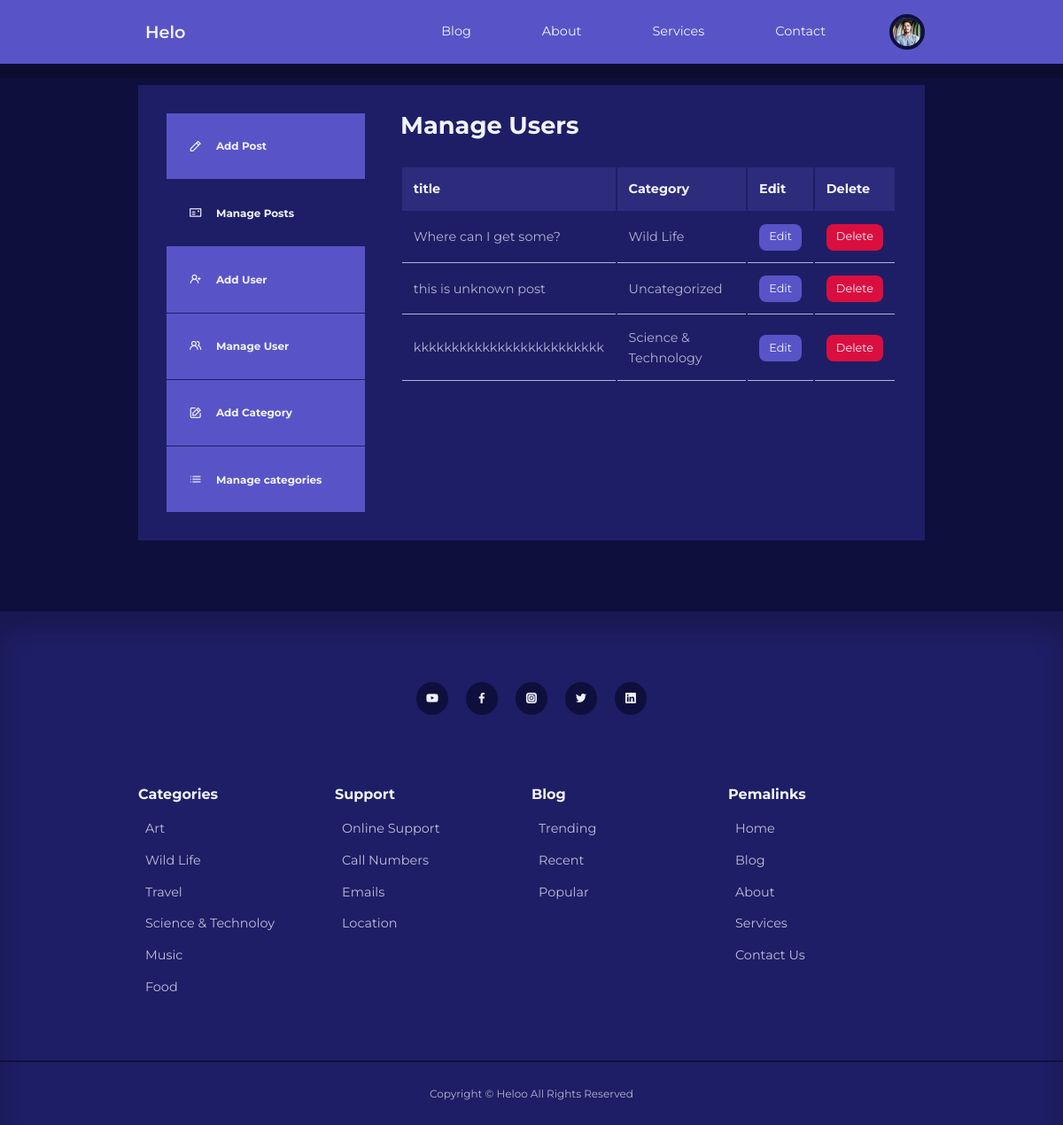
The app's page /admin/ (signed in) with its own data.
### tables this page shows
CREATE TABLE `users` (
  `id` int(10) UNSIGNED NOT NULL,
  `firstname` varchar(30) NOT NULL,
  `lastname` varchar(30) NOT NULL,
  `username` varchar(15) NOT NULL,
  `email` varchar(100) NOT NULL,
  `password` varchar(255) NOT NULL,
  `avatar` varchar(255) NOT NULL,
  `admin` tinyint(1) NOT NULL
);

CREATE TABLE `posts` (
  `id` int(10) UNSIGNED NOT NULL,
  `title` varchar(255) NOT NULL,
  `body` text NOT NULL,
  `thumbnail` varchar(255) NOT NULL,
  `date_time` timestamp NOT NULL DEFAULT current_timestamp(),
  `category_id` int(10) UNSIGNED DEFAULT NULL,
  `author_id` int(10) UNSIGNED NOT NULL,
  `is_featured` tinyint(1) NOT NULL
);

CREATE TABLE `categories` (
  `id` int(10) UNSIGNED NOT NULL,
  `title` varchar(50) NOT NULL,
  `description` text NOT NULL
);

### admin/partials/header.php (called while the page is built, shortened)
<?php
require '../inc/blog-header.php';

### admin/index.php (the view, shortened to what this page needs)
<?php
include 'partials/header.php';
$current_user_id = $_SESSION['user_id'];
$query = "SELECT `id` ,`title`,`category_id` FROM `posts`
           WHERE `author_id`='$current_user_id' ORDER BY `id` DESC;
";
$posts = mysqli_query($conn,$query);
?>
<section class="dashboard">
    <div class="container dashboard__container">
        <aside>
            <ul>
                <li>
                    <a href="<?= ROOT_URL ?>admin/add-post.php">
                        <i class="uil uil-pen"></i>
                        <h5>Add Post</h5>
                    </a>
                </li>
                <li>
                    <a href="index.php" class="active">
                        <i class="uil uil-postcard"></i>
                        <h5>Manage Posts</h5>
                    </a>
                </li>
                <?php if (isset($_SESSION['user_is_admin'])):?>
                <li>
                    <a href="<?= ROOT_URL ?>admin/add-user.php">
                        <i class="uil uil-user-plus"> </i>
                        <h5>Add User</h5>
                    </a>
                </li>
                <li>
                    <a href="<?=ROOT_URL?>admin/manage-users.php" >
                        <i class="uil uil-users-alt"></i>
                        <h5>Manage User</h5>
                    </a>
                </li>
                <li>
                    <a href="<?= ROOT_URL ?>admin/add-category.php">
                        <i class="uil uil-edit"></i>
                        <h5>Add Category</h5>
                    </a>
                </li>
                <li>
                    <a href="<?=ROOT_URL ?>admin/manage-categories.php">
                        <i class="uil uil-list-ul"> </i>
                        <h5>Manage categories</h5>
                    </a>
                </li>
                <?php endif; ?>
            </ul>
        </aside>
        <main>
            <h2>Manage Users</h2>
            <?php if (mysqli_num_rows($posts)>0): ?>
            <table>
                <thead>
                    <tr>
                        <th>title</th>
                        <th>Category</th>
                        <th>Edit</th>
                        <th>Delete</th>
                    </tr>
                </thead>
                <tbody>
                <?php while($post = mysqli_fetch_assoc($posts)): ?>
                     <?php
                     $category_id = $post['category_id'];
                     $category_query = "SELECT `title` FROM `categories` WHERE `id` = '$category_id';";
                     $category_query_result = mysqli_query($conn,$category_query);
                     $category = mysqli_fetch_assoc($category_query_result);
                      ?>
                    <tr>
                        <td><?= $post['title'] ?></ltd>
                        <td><?= $category['title'] ?></td>
                        <td><a href="<?= ROOT_URL ?>admin/edit-post.php?id=<?=$post['id']?>" class="btn sm">Edit</a></td>
                        <td><a href="<?= ROOT_URL ?>admin/deletePost.php?id=<?=$post['id']?>" class="btn danger">Delete</a></td>
                    </tr>
                <?php endwhile; ?>
                </tbody>
            </table>
        <?php else: ?>
            <div class="alert__message error">
                <p>No Posts Found</p>
            </div>
        <?php endif; ?>
        </main>
    </div>
</section>
<?php
include '../inc/footer.php';
?>

### inc/blog-header.php (shortened to what this page needs)
<?php
include 'config/database.php';
if (isset($_SESSION['user_id'])){
    $id = $_SESSION['user_id'];
    $sql = "SELECT `avatar` FROM `users` WHERE `id` = '$id';";
    $result = mysqli_query($conn,$sql);
    $avatar = mysqli_fetch_assoc($result);
}
 ?>
<!DOCTYPE html>
<html lang="en">
<head>
    <link rel="stylesheet" href="<?= ROOT_URL ?>/css/style.css">
    <link rel="stylesheet" href="https://unicons.iconscout.com/release/v4.0.8/css/line.css">
</head>
<body>
    <nav>
        <div class="container nav__container">
            <a href="<?= ROOT_URL ?>" class="nav__logo">Helo</a>
            <ul class="nav__items">
                <li><a href="<?= ROOT_URL ?>blog.php">Blog</a></li>
                <li><a href="<?= ROOT_URL?>about.php">About</a></li>
                <li><a href="<?=ROOT_URL ?>services.php">Services</a></li>
                <li><a href="<?= ROOT_URL ?>contact.php">Contact</a></li>
                <?php if(isset($_SESSION['user_id'])): ?>
                <li class="nav__profile">
                    <div class="avatar">
                    <img src="<?= ROOT_URL . 'images/'.$avatar['avatar']?>" alt="alt">
                    </div>
                </li>
                <?php else: ?>
                    <li><a href="<?= ROOT_URL ?>login.php">Log In</a></li>
                <?php endif;?>
            </ul>
        </div>
    </nav>

### css/style.css (style rules this page uses)
:root { --color-primary-light: hsl(242, 91%, 69%, 18%); --color-primary-variant: #5854c7; --color-red: #da0f3f; --color-red-light: hsl(346, 87%, 46%, 15%); --color-green: #00c476; --color-green-light: hsl(156, 100%, 38%, 15%); --color-gray-900: #1e1e66; --color-gray-700: #2d2b7c; --color-gray-300: rgba(242, 242, 254, 0.3); --color-gray-200: rgba(242, 242, 254, 0.7); --color-white: #f2f2fe; --color-bg: #0f0f3e; --transition: all 300ms ease; --container-width-lg: 74%; --container-width-md: 88%; --form-width: 40%; --card-border-radius-1: 0.3rem; --card-border-radius-2: 0.5rem; --card-border-radius-3: 0.8rem; --card-border-radius-4: 2rem; --card-border-radius-5: 5rem; }
* { margin:0; padding:0; border:0; outline:0; appearance: 0; list-style: none; text-decoration:none; box-sizing: border-box; }
a { text-decoration: none; }
body { font-family: 'Montserrat',sans-serif; line-height: 1.6; color:var(--color-gray-200); overflow-x : hidden; background-color: var(--color-bg); font-size:0.9rem; }
.container { width: var(--container-width-lg); max-width: 1800px; margin-inline: auto; }
section { margin-top : 3rem; width : 100vw; }
h1,h2,h3,h4,h5 { color : var(--color-white); line-height: 1.3; }
h2 { font-size: 1.7rem; margin: 1rem 0; }
a { color: var(--color-white); transition: var(--transition); padding: 8px; }
img { display: block; width:100%; object-fit: cover; }
nav { background:var(--color-primary-variant); width: 100vw; height: 4.5rem; position:fixed; top:0; z-index: 10; box-shadow: 0 1rem rgba(0, 0, 0, 0.2); }
.nav__container { height: 100%; display: flex; align-items: center; justify-content: space-between; }
.avatar { width:2.5rem; height:2.5rem; border-radius: 50%; overflow: hidden; border: 0.3rem solid var(--color-bg); }
.nav__logo { font-weight: 600; font-size: 1.2rem; }
.nav__items { display: flex; align-items: center; gap:4rem; }
.nav__profile { position: relative; cursor: pointer; }
.dashboard { margin-top: 6rem; }
.dashboard__container { display: grid; grid-template-columns: 14rem auto; gap:1rem; background:var(--color-gray-900); padding:2rem; margin-bottom: 5rem; }
.dashboard aside a { background-color: var(--color-primary-variant); display: flex; gap:1rem; align-items:center; padding:1.6rem; }
.dashboard aside ul li:not(:last-child) a { border-bottom: 1px solid var(--color-gray-900); }
.dashboard aside a.active { background-color: var(--color-gray-900); }
.dashboard main { margin-left:1.5rem; }
.dashboard main h2 { margin : 0 0 2rem 0; line-height: 1; }
.dashboard main table { width : 100%; text-align:left; }
.dashboard main table th { background:var(--color-gray-700); padding:0.8rem; color:var(--color-white); }
.dashboard main table td { padding:0.8rem; border-bottom: 1px solid var(--color-gray-200); }
.btn { display: inline-block; background-color: var(--color-primary-variant); width:fit-content; padding: 0.6rem 1.2rem; border-radius: var(--card-border-radius-2); cursor: pointer; transition: var(--transition); color: var(--color-white); }
.btn.sm { padding: 0.3rem 0.7rem; font-size: 0.8rem; }
.btn.danger { padding: 0.3rem 0.7rem; font-size: 0.8rem; background: var(--color-red); }

### records on screen
users: avatar (picture)
posts: title "Where can I get some?", category.title "Wild Life"
posts: title "this is unknown post", category.title "Uncategorized"
posts: title "kkkkkkkkkkkkkkkkkkkkkkkkk", category.title "Science & Technology"
